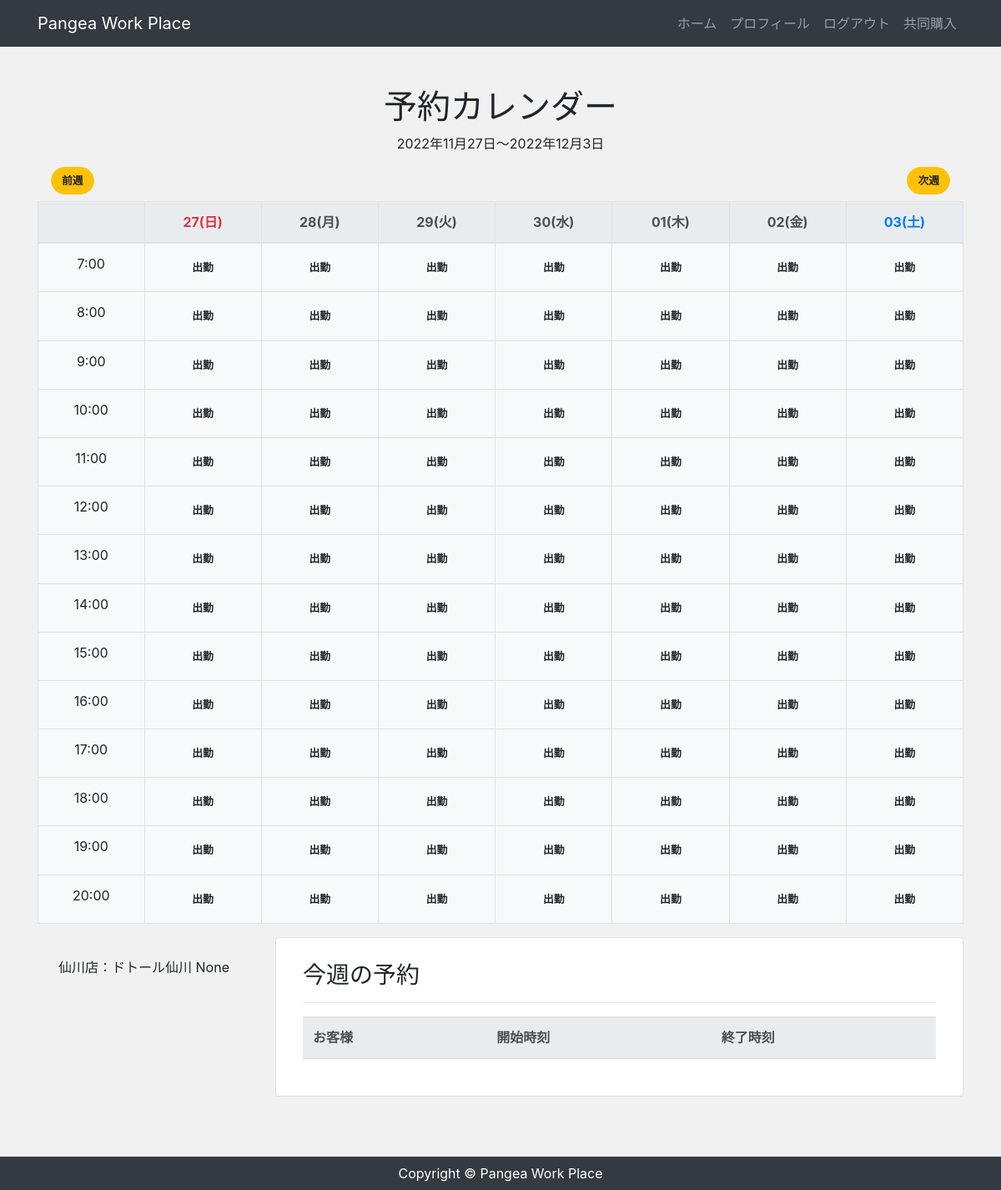
Before: /mypage/2022/11/27/ (signed in) with the older database file.
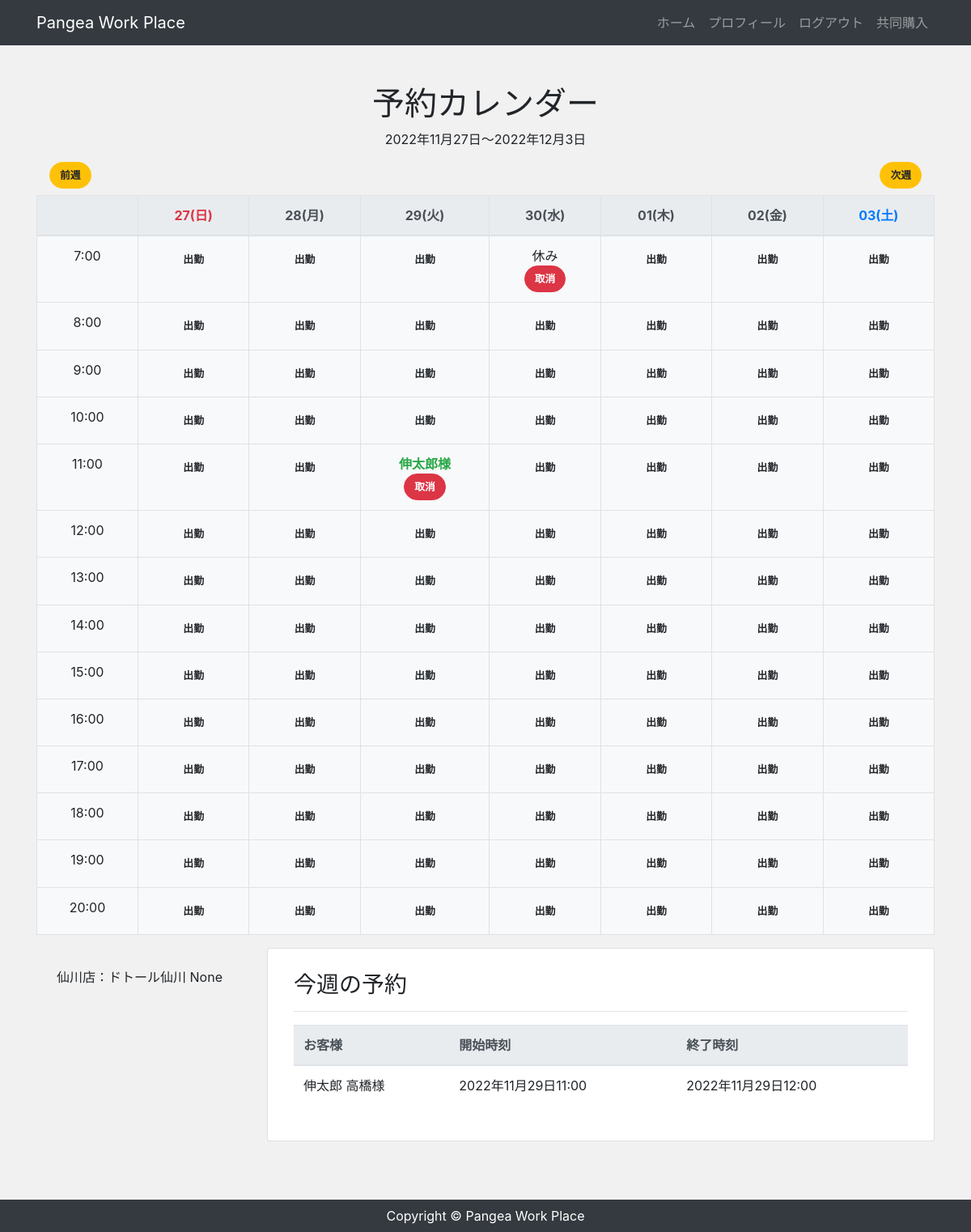
After: the same page with the newer database file.
### app/models.py (models this page shows, shortened)
class Staff(models.Model):
    user = models.OneToOneField(CustomUser, verbose_name='スタッフ', on_delete=models.CASCADE)
    store = models.ForeignKey(Store, verbose_name='店舗', on_delete=models.CASCADE)

class Store(models.Model):
    name = models.CharField('店舗', max_length=100)
    address = models.CharField('住所', max_length=100, null=True, blank=True)
    tel = models.CharField('電話番号', max_length=100, null=True, blank=True)
    description = models.TextField('説明', default="", blank=True)
    image = models.ImageField(upload_to='images', verbose_name='イメージ画像', null=True, blank=True)

class Booking(models.Model):
    staff = models.ForeignKey(Staff, verbose_name='スタッフ', on_delete=models.CASCADE)
    first_name = models.CharField('姓', max_length=100, null=True, blank=True)
    last_name = models.CharField('名', max_length=100, null=True, blank=True)
    tel = models.CharField('電話番号', max_length=100, null=True, blank=True)
    remarks = models.TextField('備考', default="", blank=True)
    start = models.DateTimeField('開始時間', default=timezone.now)
    end = models.DateTimeField('終了時間', default=timezone.now)

### accounts/models.py (models this page shows, shortened)
class CustomUser(AbstractBaseUser, PermissionsMixin):
    email = models.EmailField('メールアドレス', unique=True)
    first_name = models.CharField(('姓'), max_length=30, null=True, blank=True)
    last_name = models.CharField(('名'), max_length=30,null=True, blank=True)
    description = models.TextField('自己紹介', default="", blank=True)
    image = models.ImageField(upload_to='images', verbose_name='プロフィール画像', null=True, blank=True)
    is_staff = models.BooleanField(
        ('staff status'),
        default=False,
        help_text=('Designates whether the user can log into this admin site.'),
    )
    is_active = models.BooleanField(
        ('active'),
        default=True,
        help_text=(
            'Designates whether this user should be treated as active. '
            'Unselect this instead of deleting accounts.'
        ),
    )
    objects = UserManager()
    USERNAME_FIELD = 'email'
    EMAIL_FIELD = 'email'
    REQUIRED_FIELDS = []
    class Meta:
        verbose_name = ('user')
        verbose_name_plural = ('users')

### app/views.py (the view)
class MyPageView(LoginRequiredMixin, View):
    def get(self, request, *args, **kwargs):
        staff_data = Staff.objects.filter(id=request.user.id).select_related(
            'user').select_related('store')[0]
        year = self.kwargs.get('year')
        month = self.kwargs.get('month')
        day = self.kwargs.get('day')
        start_date = date(year=year, month=month, day=day)
        days = [start_date + timedelta(days=day) for day in range(7)]
        start_day = days[0]
        end_day = days[-1]
        calendar = {}
        for hour in range(7, 21):
            row = {}
            for day_ in days:
                row[day_] = ""
            calendar[hour] = row
        start_time = make_aware(datetime.combine(
            start_day, time(hour=7, minute=0, second=0)))
        end_time = make_aware(datetime.combine(
            end_day, time(hour=20, minute=0, second=0)))
        booking_data = Booking.objects.filter(staff=staff_data).exclude(
            Q(start__gt=end_time) | Q(end__lt=start_time))
        for booking in booking_data:
            local_time = localtime(booking.start)
            booking_date = local_time.date()
            booking_hour = local_time.hour
            if (booking_hour in calendar) and (booking_date in calendar[booking_hour]):
                calendar[booking_hour][booking_date] = booking.first_name
        return render(request, 'app/mypage.html', {
            'staff_data': staff_data,
            'booking_data': booking_data,
            'calendar': calendar,
            'days': days,
            'start_day': start_day,
            'end_day': end_day,
            'before': days[0] - timedelta(days=7),
            'next': days[-1] + timedelta(days=1),
            'year': year,
            'month': month,
            'day': day,
        })

### app/templates/app/mypage.html (shortened to what this page needs)
{% extends "app/base.html" %}
{% block content %}
<div class="text-center my-5">
    <div class="mb-3">
        <h1>予約カレンダー</h1>
        <p>{{ start_day }}～{{ end_day }}</p>
    </div>
    <div class="d-flex mb-2">
        <div class="mx-3 mr-auto">
            <a class="btn btn-warning" href="{% url 'mypage' before.year before.month before.day %}">前週</a>
        </div>
        <div class="mx-3">
            <a class="btn btn-warning" href="{% url 'mypage' next.year next.month next.day %}">次週</a>
        </div>
    </div>
    <div class="mb-3">
        <table class="table table-bordered bg-light">
            <thead class="thead-light">
                <tr>
                    <th></th>
                    {% for day in days %}
                        {% if day.weekday == 5 %}
                            <th scope="col" class="text-primary">{{ day | date:"d(D)" }}</th>
                        {% elif day.weekday == 6 %}
                            <th scope="col" class="text-danger">{{ day | date:"d(D)" }}</th>
                        {% else %}
                            <th scope="col">{{ day | date:"d(D)" }}</th>
                        {% endif %}
                    {% endfor %}
                </tr>
            </thead>
            <tbody>
                {% for booking_hour, booking_date in calendar.items %}
                <tr>
                    <td scope="row">{{ booking_hour }}:00</td>
                    {% for datetime, book in booking_date.items %}
                    <td>
                        {% if book == "" %}
                            <form method="POST" action="{% url 'holiday' datetime.year datetime.month datetime.day booking_hour %}">
                                <button class="btn btn-light" type="submit">出勤</button>
                            </form>
                        {% else %}
                            {% if book == None %}
                                <p class="mb-0">休み</p>
                            {% else %}
                                <p class="mb-0 font-weight-bold text-success">{{ book }}様</p>
                            {% endif %}
                            <form method="POST" action="{% url 'delete' datetime.year datetime.month datetime.day booking_hour %}">
                                <button class="btn btn-danger" type="submit">取消</button>
                            </form>
                        {% endif %}
                    </td>
                    {% endfor %}
                </tr>
                {% endfor %}
            </tbody>
        </table>
    </div>
    <div class="row">
        <div class="col-md-3 mb-4 text-center mypage">
            <p>{{ staff_data.store.name }}店：{{ staff_data.user.first_name }} {{ staff_data.user.last_name }}</p>
        </div>
        <div class="col-md-9 mb-4">
            <div class="card">
                <div class="card-body px-2 py-1">
                    <div class="p-4 text-left">
                        <h3>今週の予約</h3>
                        <hr>
                        <table class="table">
                            <thead class="thead-light">
                                <tr>
                                    <th>お客様</th>
                                    <th>開始時刻</th>
                                    <th>終了時刻</th>
                                </tr>
                            </thead>
                            <tbody>
                                {% for booking in booking_data %}
                                    {% if booking.first_name != None %}
                                        <tr>
                                            <td>{{ booking.first_name }} {{ booking.last_name }}様</td>
                                            <td>{{ booking.start }}</td>
                                            <td>{{ booking.end }}</td>
                                        </tr>
                                    {% endif %}
                                {% endfor %}
                            </tbody>
                        </table>
                    </div>
                </div>
            </div>
        </div>
    </div>
</div>
{% endblock %}

### app/templates/app/base.html (shortened to what this page needs)
{% load static %}
<!DOCTYPE html>
<html lang="ja">
<head>
    <link rel="stylesheet" href="https://stackpath.bootstrapcdn.com/bootstrap/4.4.1/css/bootstrap.min.css">
    <link rel="stylesheet" href="https://cdnjs.cloudflare.com/ajax/libs/font-awesome/5.13.0/css/all.min.css">
    <link rel="stylesheet" href="{% static 'css/style.css' %}">
</head>
<body>
    <nav class="navbar navbar-expand-lg navbar-dark bg-dark">
        <div class="container">
            <a class="navbar-brand" href="/">Pangea Work Place</a>
            <ul class="navbar-nav ml-auto">
                <li class="nav-item">
                    <a class="nav-link" href="/">ホーム</a>
                </li>
                {% if user.is_authenticated %}
                <li class="nav-item">
                    <a class="nav-link" href="{% url 'profile' %}">プロフィール</a>
                </li>
                <li class="nav-item">
                    <a class="nav-link" href="{% url 'account_logout' %}">ログアウト</a>
                </li>
                <li class="nav-item">
                    <a class="nav-link" href="{% url 'account_signup' %}">共同購入</a>
                </li>
                {% else %}
                <li class="nav-item">
                    <a class="nav-link" href="{% url 'account_login' %}">オーナーログイン</a>
                </li>
                {% endif %}
            </ul>
        </div>
    </nav>
    <main>
        <div class="container">
            {% block content %}
            {% endblock %}
        </div>
    </main>
    <footer class="py-2 bg-dark">
        <p class="m-0 text-center text-white">Copyright &copy; Pangea Work Place</p>
    </footer>
</body>
</html>

### app/static/css/style.css (style rules this page uses)
* { margin: 0; padding: 0; box-sizing: border-box; }
body { background: #f1f1f1; display: flex; flex-flow: column; min-height: 100vh; }
main { flex: 1; }
.btn { font-size: 80%; border-radius: 5rem; font-weight: bold; }
.card-body { padding: 2rem; }
.row { display: flex; }

Changed rows visible on the page:
added Booking: booking_date "伸太郎", first_name "伸太郎", last_name "高橋", start "2022年11月29日11:00", end "2022年11月29日12:00"
Other visible differences:
list line gone: "出勤"
new list line: "休み 取消"
new list line: "様 取消"
